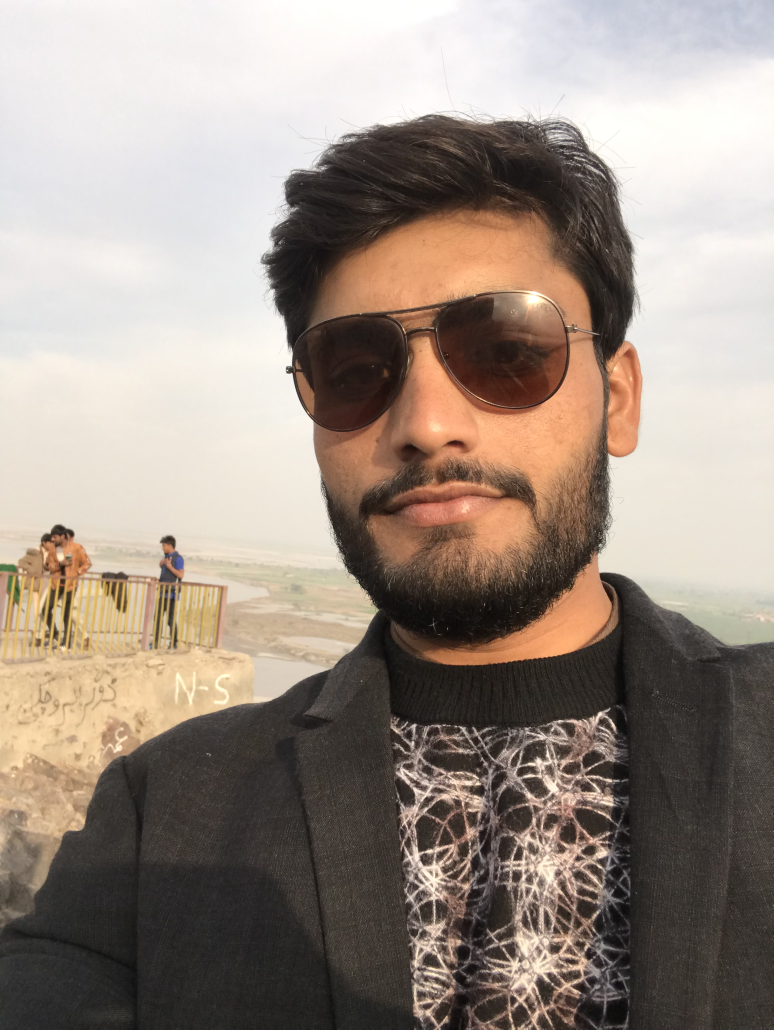
#> input picture image.JPG, 2320 x 3088 px, found by its file name (shown at 1/3 size)
$ python 03-Chapter_3.py
#> lines starting #> are read from the running program, lines starting #| are printed output that depends on the picture
## Grayscale Conversion

import cv2 as cv
from cv2 import cvtColor

img = cv.imread("resources/image.jpg")
#> img is the input picture: shape (3088, 2320, 3); mean B, G, R 132.3, 142.5, 155.6
img = cv.resize(img, (800,600))
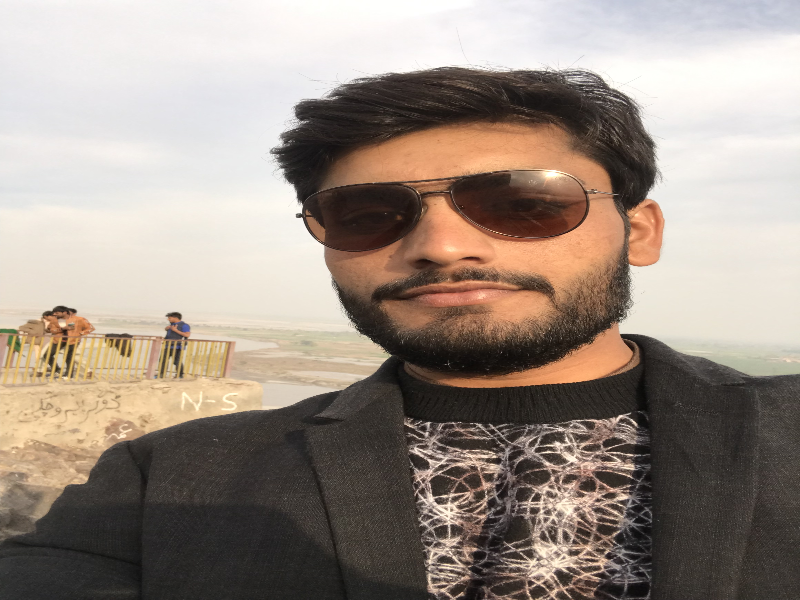
#> img: shape (600, 800, 3); mean B, G, R 132.2, 142.5, 155.5

# conversion
gray_img = cvtColor(img, cv.COLOR_BGR2GRAY)
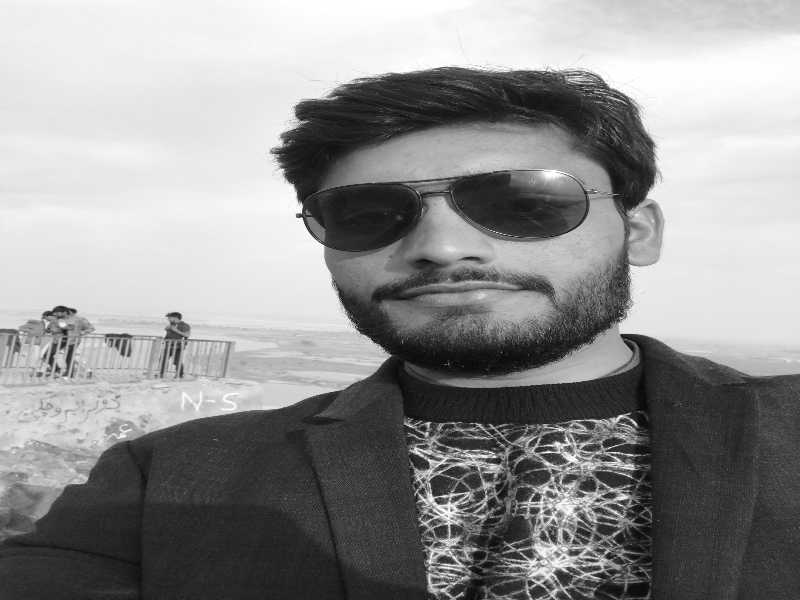
#> gray_img: shape (600, 800); min 9, max 255, mean 145.2

# display code
cv.imshow("First Image", img)
cv.imshow("Gray Image", gray_img)

# delay code
cv.waitKey(0)
cv.destroyAllWindows
